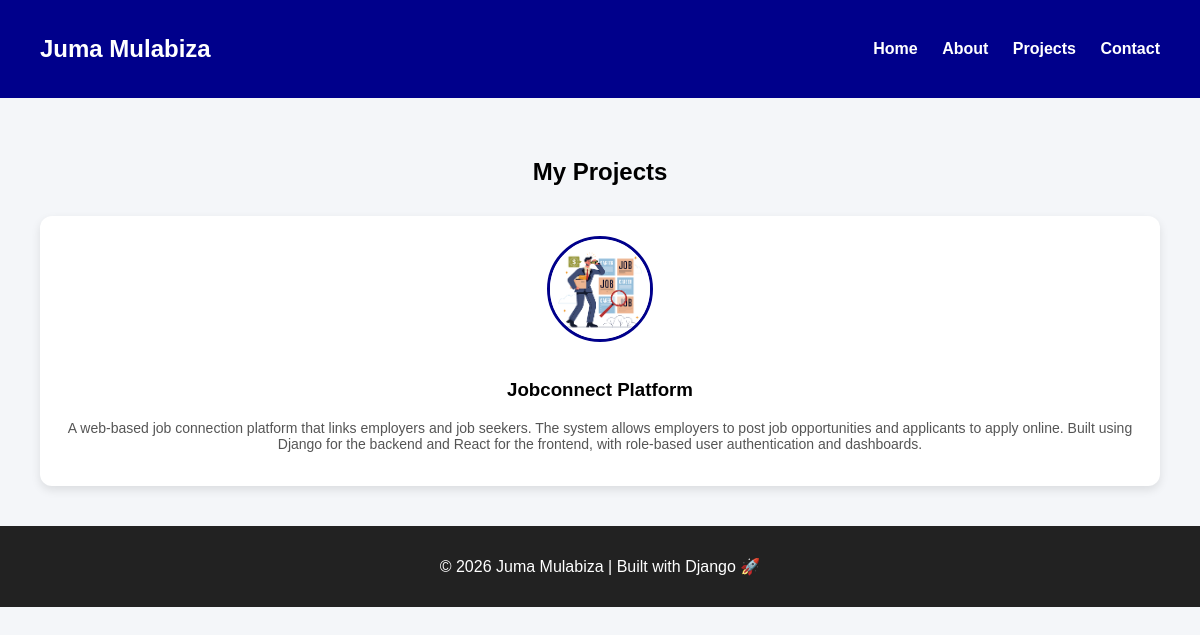
The page /projects/ on the database as committed earlier.
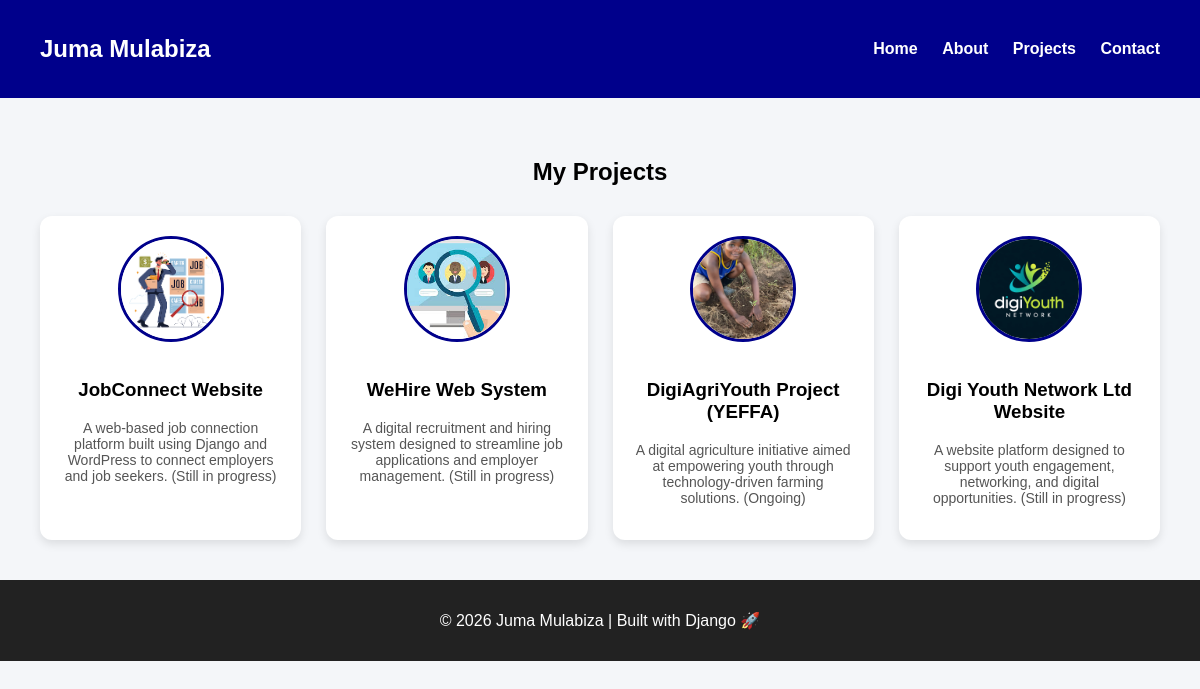
The same page on the database as committed later.
### userprofile/models.py (models this page shows, shortened)
class Project(models.Model):
    title = models.CharField(max_length=200)
    description = models.TextField()
    image = models.ImageField(upload_to='projects/')

### userprofile/views.py (the view)
# urls.py: path('projects/', views.projects, name='projects'),
def projects(request):
    projects = Project.objects.all()
    return render(request, 'userprofile/projects.html', {'projects': projects})

### userprofile/templates/userprofile/projects.html
{% extends 'userprofile/base.html' %}
{% load static %}
{% block content %}
<h2 style="text-align:center; margin-bottom: 30px;">My Projects</h2>
<div class="projects-grid">
    {% if projects %}
        {% for project in projects %}
            <div class="project-card">
                {% if project.image %}
                    <img src="{{ project.image.url }}"
                         alt="{{ project.title }}"
                         class="project-img">
                {% endif %}
                <h3>{{ project.title }}</h3>
                <p>{{ project.description }}</p>
            </div>
        {% endfor %}
    {% else %}
        <p style="text-align:center;">No projects available yet.</p>
    {% endif %}
</div>
{% endblock %}

### userprofile/templates/userprofile/base.html (shortened to what this page needs)
{% load static %}
<!DOCTYPE html>
<html>
<head>
    <link rel="stylesheet" href="{% static 'userprofile/style.css' %}">
    <link rel="stylesheet" href="https://cdnjs.cloudflare.com/ajax/libs/font-awesome/6.5.0/css/all.min.css">
</head>
<body>
<header class="navbar">
    <div class="nav-left">
        <h2>Juma Mulabiza</h2>
    </div>
    <div class="nav-right">
        <a href="/">Home</a>
        <a href="/about/">About</a>
        <a href="/projects/">Projects</a>
        <a href="/contact/">Contact</a>
    </div>
</header>
<div class="container">
    {% block content %}
    {% endblock %}
</div>
<footer>
    <p>© 2026 Juma Mulabiza | Built with Django 🚀</p>
</footer>
</body>
</html>

### userprofile/static/userprofile/style.css (style rules this page uses)
body { font-family: Arial, sans-serif; margin: 0; background-color: #f4f6f9; }
.navbar { display: flex; justify-content: space-between; align-items: center; background-color: darkblue; color: white; padding: 15px 40px; }
.nav-right a { color: white; text-decoration: none; margin-left: 20px; font-weight: bold; }
.container { padding: 40px; }
.projects-grid { display: grid; grid-template-columns: repeat(auto-fit, minmax(250px, 1fr)); gap: 25px; }
.project-card { background: white; padding: 20px; border-radius: 12px; text-align: center; box-shadow: 0 4px 10px rgba(0,0,0,0.1); transition: 0.3s; }
.project-card p { font-size: 14px; color: #555; }
.project-img { width: 100px; height: 100px; border-radius: 50%; object-fit: cover; margin-bottom: 15px; border: 3px solid darkblue; }
footer { background: #222; color: white; text-align: center; padding: 15px; }

Rows that differ between the two databases and show on the page:
removed Project: image (picture), title "Jobconnect Platform", description "A web-based job connection platform that links employers and job seekers. The system allows employers to post job opportunities and applicants to apply online. Built using Django for the backend and React for the frontend, with role-based user authentication and dashboards."
added Project: image (picture), title "JobConnect Website", description "A web-based job connection platform built using Django and WordPress to connect employers and job seekers. (Still in progress)"
added Project: image (picture), title "WeHire Web System", description "A digital recruitment and hiring system designed to streamline job applications and employer management. (Still in progress)"
added Project: image (picture), title "DigiAgriYouth Project (YEFFA)", description "A digital agriculture initiative aimed at empowering youth through technology-driven farming solutions. (Ongoing)"
added Project: image (picture), title "Digi Youth Network Ltd Website", description "A website platform designed to support youth engagement, networking, and digital opportunities. (Still in progress)"
